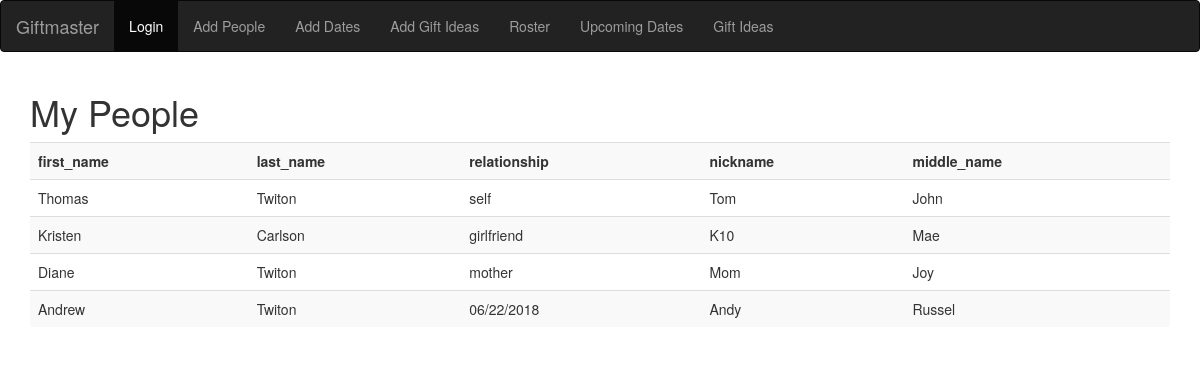
Screenshot of /roster with the database file from the repository.
### tables this page shows
CREATE TABLE roster_test (first_name text, last_name text, middle_name text, nickname text, relationship text, id text);

### giftapp.py (the view)
@app.route('/roster')
def getroster():
    conn = sqlite3.connect('giftmaster.db')
    cur = conn.cursor()
    cur.execute('select first_name, last_name, relationship, nickname, middle_name from roster_test')
    res = cur.fetchall()
    return render_template("roster.html", data = res, theader = cur)

### templates/roster.html
{% extends "base.html" %}
{% block content %}
<div class=container>
    <h1>My People</h1>
    <table class="table table-striped">
        <tr>
            <th>{{theader.description[0][0]}}</th>
            <th>{{theader.description[1][0]}}</th>
            <th>{{theader.description[2][0]}}</th>
            <th>{{theader.description[3][0]}}</th>
            <th>{{theader.description[4][0]}}</th>
        </tr>
        {% for i in range(0, data|length)%}
        <tr>
            <td>{{data[i][0]}}</td>
            <td>{{data[i][1]}}</td>
            <td>{{data[i][2]}}</td>
            <td>{{data[i][3]}}</td>
            <td>{{data[i][4]}}</td>
        </tr>
        {% endfor %}
    </table>
</div>
{% endblock %}

### templates/base.html (shortened to what this page needs)
{% extends "bootstrap/base.html" %}
{% import "bootstrap/wtf.html" as wtf %}
{% block navbar %}
<nav class="navbar navbar-inverse">
  <div class="container-fluid">
    <div class="navbar-header">
      <a class="navbar-brand" href="#">Giftmaster</a>
    </div>
    <div class="collapse navbar-collapse" id="myNavbar">
    <ul class="nav navbar-nav">
      <li class="active"><a href="/login">Login</a></li>
      <li><a href="/add_roster">Add People</a></li>
      <li><a href="/add_date">Add Dates</a></li>
      <li><a href="/add_gift">Add Gift Ideas</a></li>
      <li><a href="/roster">Roster</a></li>
      <li><a href="/upcoming_dates">Upcoming Dates</a></li>
      <li><a href="/gift_ideas">Gift Ideas</a></li>
    </ul>
  </div>
  </div>
</nav>
{% endblock %}

### rows the page displays
roster_test: first_name "Thomas", last_name "Twiton", relationship "self", nickname "Tom", middle_name "John"
roster_test: first_name "Kristen", last_name "Carlson", relationship "girlfriend", nickname "K10", middle_name "Mae"
roster_test: first_name "Diane", last_name "Twiton", relationship "mother", nickname "Mom", middle_name "Joy"
roster_test: first_name "Andrew", last_name "Twiton", relationship "06/22/2018", nickname "Andy", middle_name "Russel"

### other values shown
{{ theader.description[0][0] }} "first_name"
{{ theader.description[1][0] }} "last_name"
{{ theader.description[2][0] }} "relationship"
{{ theader.description[3][0] }} "nickname"
{{ theader.description[4][0] }} "middle_name"
